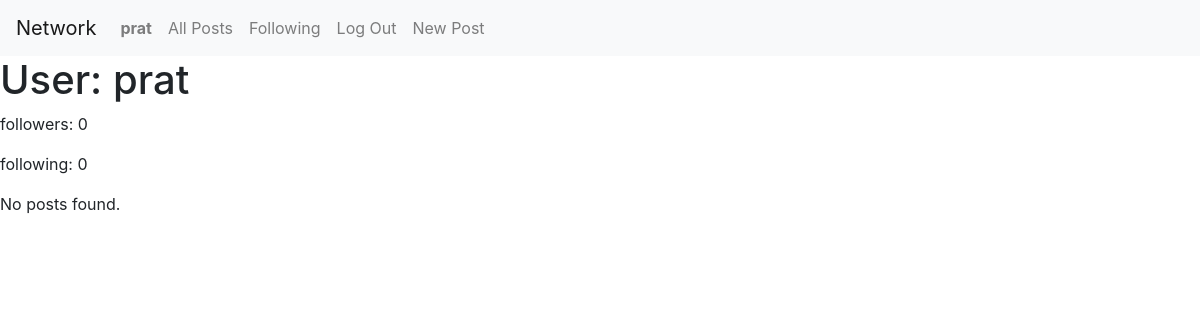
The page /profile/1/ (signed in) on the database as committed earlier.
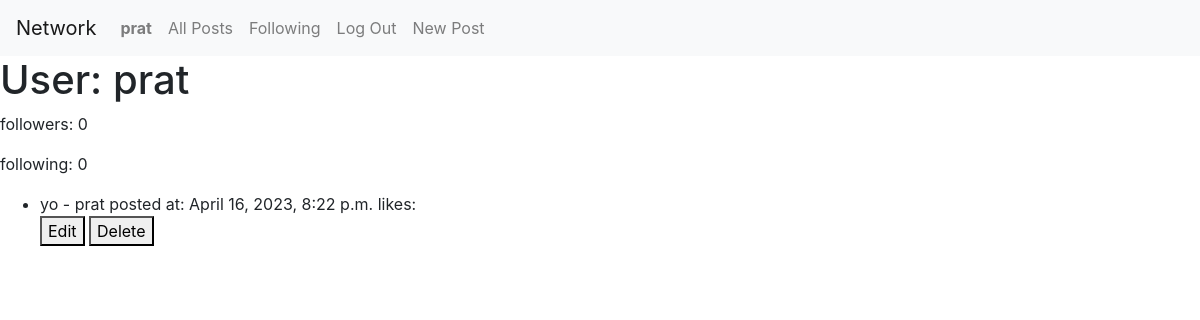
The same page on the database as committed later.
### network/models.py (models this page shows)
class Post(models.Model):
    content = models.TextField()
    author = models.ForeignKey(User, on_delete=models.CASCADE)
    created_at = models.DateTimeField(auto_now_add = True)
    liked_by = models.ManyToManyField(User, related_name='liked_posts')
    dislikes = models.IntegerField(default=0)

class User(AbstractUser):
    following = models.ManyToManyField('self', blank=True, symmetrical=False, related_name='followers')
    followers_count = models.IntegerField(default=0)
    following_count = models.IntegerField(default=0)

### network/views.py (the view)
# urls.py: path('profile/<int:user_id>/', views.profile, name='profile'),
def profile(request, user_id):
        user = User.objects.get(id=user_id)
        posts = Post.objects.filter(author=user)
        following_usernames = request.user.following.all().values_list('username', flat=True)
        print(following_usernames)
        return render(request, 'network/profile.html', {'posts':posts, 'username':user.username, 'followers_count':user.followers_count, 'following_count':user.following_count, 'following':following_usernames, 'author_id':user.id})

### network/templates/network/profile.html (shortened to what this page needs)
{% extends "network/layout.html" %}
{% block body %}
    <h1>User: {{username}}</h1>
    <p>followers: {{followers_count}}</p>
    <p>following: {{following_count}}</p>
    {% if posts %}
    <ul>
        {% for post in posts %}
            <li>
                <div id="post-content-{{ post.id }}">
                    {{ post.content }} - {{ post.author.username }} posted at: {{post.created_at}} likes: {{post.likes}}
                </div>
                {% if post.author.username == user.username %}
                    <button class="edit-post-button" data-post-id="{{ post.id }}">Edit</button>
                    <button class="delete-post-button" data-post-id="{{ post.id }}">Delete</button>
                {% endif %}
            </li>
        {% endfor %}
    </ul>
    {% else %}
    <p>No posts found.</p>
    {% endif %}
 {% endblock %}

Rows that differ between the two databases and show on the page:
added Post: content "yo", author.username "prat", created_at "April 16, 2023, 8:22 p.m."
Other text that changed with them:
text no longer shown: "No posts found."
